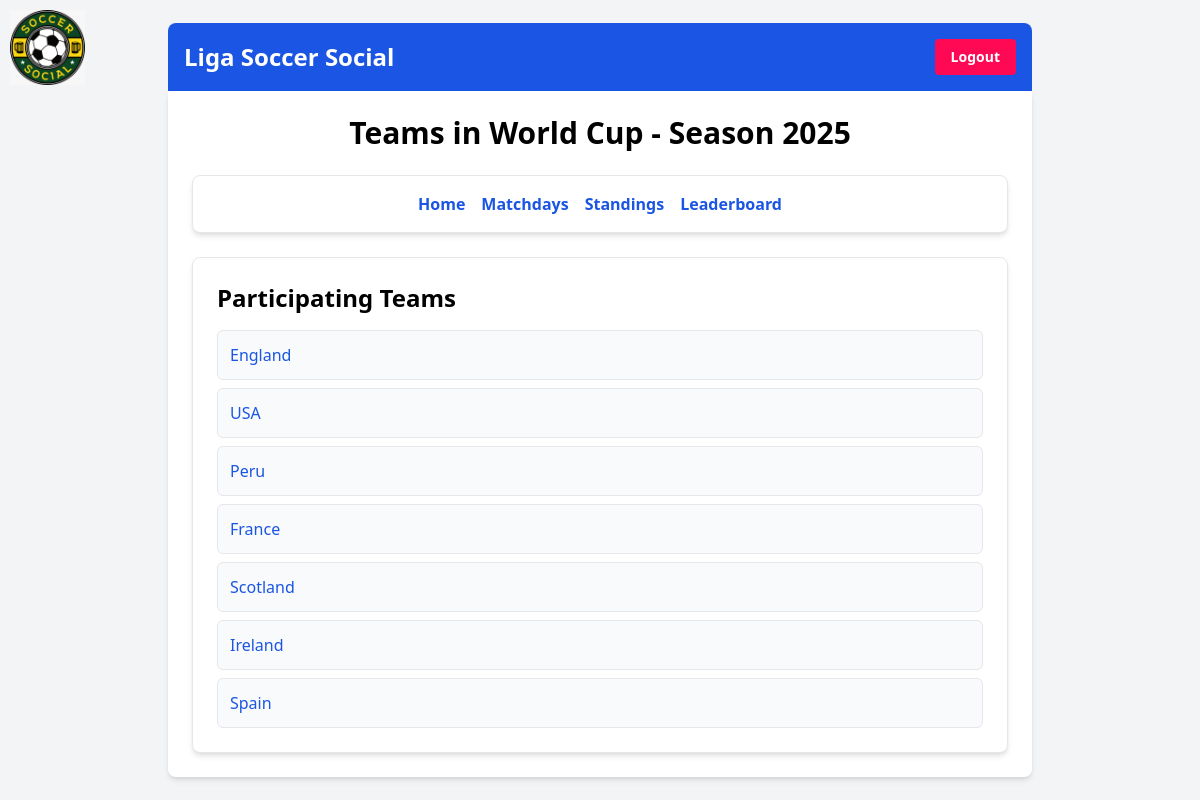
The page /futbol/tournament/4/4/teams/ (signed in) on the database its author committed.
### futbolapp/models.py (models this page shows, shortened)
class Tournament(models.Model):
    name = models.CharField(max_length=100)
    created_at = models.DateTimeField(auto_now_add=True)
    updated_at = models.DateTimeField(auto_now=True)

class Season(models.Model):
    league = models.ForeignKey(League, on_delete=models.CASCADE, null=True, blank=True)
    tournament = models.ForeignKey('Tournament', on_delete=models.CASCADE, null=True, blank=True) # New field
    year = models.IntegerField()
    is_current = models.BooleanField(default=False)

class Team(models.Model):
    name = models.CharField(max_length=100)
    league = models.ForeignKey(League, on_delete=models.CASCADE, null=True, blank=True)
    tournament = models.ForeignKey('Tournament', on_delete=models.CASCADE, null=True, blank=True) # New field

### futbolapp/views.py (the view)
# urls.py: path('tournament/<int:tournament_id>/<int:season_id>/teams/', views.tournament_teams, name='tournament_teams'),
@login_required
def tournament_teams(request, tournament_id, season_id):
    tournament = get_object_or_404(Tournament, pk=tournament_id)
    season = get_object_or_404(Season, pk=season_id)
    teams = Team.objects.filter(group__tournament=tournament).distinct()
    return render(request, 'futbolapp/tournament_teams.html', {'tournament': tournament, 'season': season, 'teams': teams, 'active_tab': 'teams'})

### futbolapp/templates/futbolapp/tournament_teams.html
{% extends 'base.html' %}
{% block content %}
    <h1 class="text-3xl font-bold mb-6 text-center">Teams in {{ tournament.name }} - Season {{ season.year }}</h1>
    <nav class="mb-6 p-4 bg-white rounded-lg shadow-md border border-gray-200">
        <ul class="flex flex-wrap justify-center space-x-4">
            {% if active_tab != 'home' %}
                <li><a href="{% url 'tournament_home' tournament.id season.id %}" class="text-primary-blue hover:text-primary-red font-semibold">Home</a></li>
            {% endif %}
            {% if active_tab != 'matchdays' %}
                <li><a href="{% url 'tournament_matchdays' tournament.id season.id %}" class="text-primary-blue hover:text-primary-red font-semibold">Matchdays</a></li>
            {% endif %}
            {% if active_tab != 'standings' %}
                <li><a href="{% url 'tournament_standings' tournament.id season.id %}" class="text-primary-blue hover:text-primary-red font-semibold">Standings</a></li>
            {% endif %}
            {% if active_tab != 'leaderboard' %}
                <li><a href="{% url 'tournament_leaderboard' tournament.id season.id %}" class="text-primary-blue hover:text-primary-red font-semibold">Leaderboard</a></li>
            {% endif %}
        </ul>
    </nav>
    <div class="bg-white p-6 rounded-lg shadow-md border border-gray-200">
        <h2 class="text-2xl font-semibold mb-4">Participating Teams</h2>
        <ul class="space-y-2">
            {% for team in teams %}
                <li><a href="{% url 'tournament_team_detail' tournament.id season.id team.id %}" class="block p-3 bg-gray-50 hover:bg-gray-100 rounded-md border border-gray-200 text-primary-blue font-medium">{{ team.name }}</a></li>
            {% empty %}
                <li class="text-gray-700">No teams found for this tournament.</li>
            {% endfor %}
        </ul>
    </div>
{% endblock %}

### rows shown on the page
Tournament: name "World Cup"
Season: year "2025"
Team: name "England"
Team: name "USA"
Team: name "Peru"
Team: name "France"
Team: name "Scotland"
Team: name "Ireland"
Team: name "Spain"
